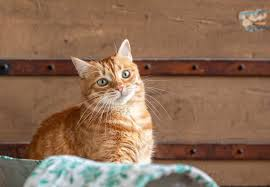
#> input picture animals/1.jpg, 270 x 187 px
$ python test_client.py animals/1.jpg
#> lines starting #> are read from the running program, lines starting #| are printed output that depends on the picture
"""
Простой тестовый клиент: отправляет случайное изображение в /predict
и /predict_base64 и печатает результат.

Запуск:
    python test_client.py
    python test_client.py path/to/image.jpg
"""

import base64
import io
import sys

import numpy as np
import requests
from PIL import Image

API = "http://localhost:8080"


def make_image(path: str | None) -> bytes:
#> called with path = 'animals/1.jpg'
    if path is None:
        arr = np.random.randint(0, 256, (224, 224, 3), dtype=np.uint8)
        img = Image.fromarray(arr)
    else:
        img = Image.open(path).convert("RGB").resize((224, 224))
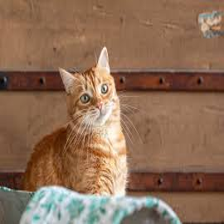
#> img: PIL image 224x224 RGB; mean R, G, B 141.3, 109.7, 86.8
    buf = io.BytesIO()
    img.save(buf, format="PNG")
    return buf.getvalue()


def main(path: str | None) -> None:
    print("GET /health  ->", requests.get(f"{API}/health").json())
    print("GET /classes ->", requests.get(f"{API}/classes").json())

    img_bytes = make_image(path)

    # multipart
    r = requests.post(f"{API}/predict", files={"file": ("img.png", img_bytes, "image/png")})
    print("\nPOST /predict (multipart):")
    print(r.json())

    # base64
    r = requests.post(
        f"{API}/predict_base64",
        json={"image": base64.b64encode(img_bytes).decode()},
    )
    print("\nPOST /predict_base64:")
    print(r.json())


if __name__ == "__main__":
    main(sys.argv[1] if len(sys.argv) > 1 else None)
#> (the call stopped at in main, `r = requests.post(f"{API}/predict", files={"file": ("img.png", img_byt..`: requests is not available in this run)

$ run again, on animals/15.jpg
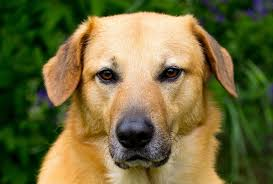
#> input picture animals/15.jpg, 273 x 184 px
#> in make_image, `img = Image.open(path).convert("RGB").resize((224, 224))`:
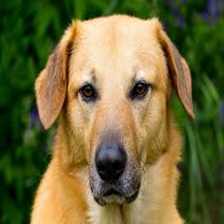
#> img: PIL image 224x224 RGB; mean R, G, B 110.3, 105.3, 59.9

$ run again, on animals/16.jpg
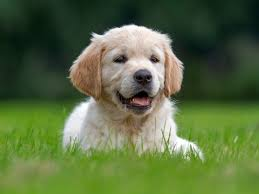
#> input picture animals/16.jpg, 259 x 194 px
#> in make_image, `img = Image.open(path).convert("RGB").resize((224, 224))`:
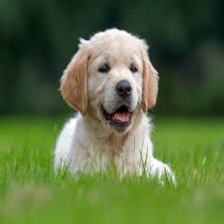
#> img: PIL image 224x224 RGB; mean R, G, B 89.5, 108, 64.9
